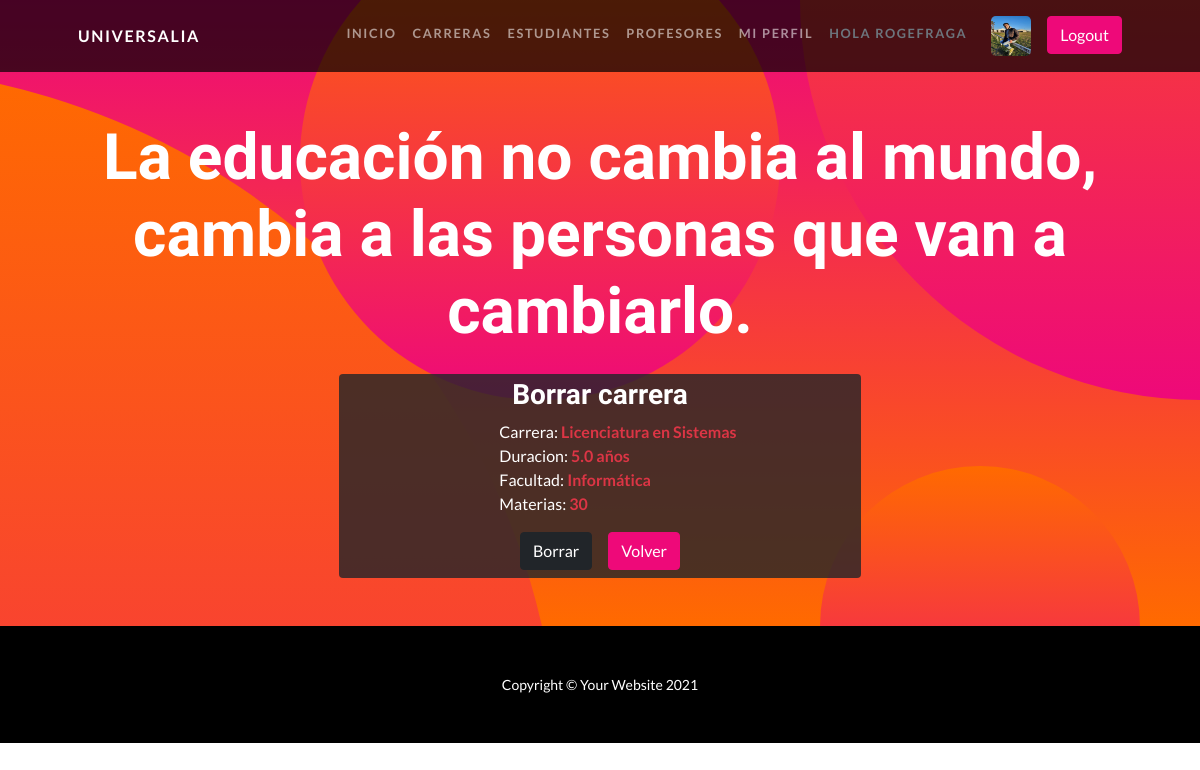
The page /Universidades/borrarcarreras/3 (signed in) on the database its author committed.
### Universidades/models.py (models this page shows, shortened)
class Carrera(Model):
  carrera = CharField(max_length=100)
  duracion = DecimalField(decimal_places=1, max_digits=2)
  facultad = CharField(max_length=40)
  cantidad_materias = IntegerField(verbose_name='Materias')

### Universidades/views.py (the view)
# urls.py: path('borrarcarreras/<pk>', CarreraDeleteView.as_view(), name = 'borrar_carreras'),
class CarreraDeleteView(LoginRequiredMixin, AvatarView, DeleteView):
  model = Carrera
  success_url = reverse_lazy('carreras')
  template_name = 'carrera/borrar_carrera.html'

### Universidades/views.py (called while the page is built)
  def get_context_data(self, **kwargs):
    contexto = super().get_context_data(**kwargs)
    avatares = Avatar.objects.filter(user = self.request.user)
    if avatares:
      contexto['avatar_url'] = avatares.last().imagen.url
    return contexto

### Universidades/templates/carrera/borrar_carrera.html (shortened to what this page needs)
{% extends 'padre.html' %}
{% block cambia %}
  <h3 class="masthead-subheading mb-0 py-4">La educación no cambia al mundo, cambia a las personas que van a cambiarlo.</h3>
  <form action="" method="POST">
    <div class="container w-50 pt-1 bg-dark rounded" style="--bs-bg-opacity: .8;">
      <h3 class="text-center">Borrar carrera</h3>
      <div class="container d-flex justify-content-center ps-5">
        <ul class="list-unstyled">
          <li class="text-start">Carrera: <b class="text-danger">{{carrera.carrera}}</b></li>
          <li class="text-start">Duracion: <b class="text-danger">{{carrera.duracion}} años</b></li>
          <li class="text-start">Facultad: <b class="text-danger">{{carrera.facultad}}</b></li>
          <li class="text-start">Materias: <b class="text-danger">{{carrera.cantidad_materias}}</b></li>
        </ul>
      </div>
      <div class="container d-flex justify-content-center align-items-center pb-2">
        <input class="btn btn-dark mx-2" type="submit" value="Borrar">
        <a class="btn btn-primary mx-2" href="{% url 'carreras' %}">Volver</a>
      </div>
    </div>
  </form>
{% endblock %}

### Universidades/templates/padre.html (shortened to what this page needs)
<!DOCTYPE html>
<html lang="en">
  <head>
    {% load static %}
    <link href="{% static 'Universidades/css/styles.css' %}" rel="stylesheet" />
  </head>
  <body id="page-top">
    <nav class="navbar navbar-expand-lg navbar-dark navbar-custom fixed-top">
      <div class="container px-5">
        <a class="navbar-brand" href="#page-top">Universalia</a>
        <div class="collapse navbar-collapse" id="navbarResponsive">
          <ul class="navbar-nav ms-auto">
            {% if not user.is_authenticated %}
              <li class="nav-item"><a class="btn btn-primary" href="{% url 'login' %}">Iniciar</a></li>
            {% else %}
              <li class="nav-item"><a class="nav-link" href="{% url 'inicio' %}">Inicio</a></li>
              <li class="nav-item"><a class="nav-link" href="{% url 'carreras' %}">Carreras</a></li>
              <li class="nav-item"><a class="nav-link" href="{% url 'estudiantes' %}">Estudiantes</a></li>
              <li class="nav-item"><a class="nav-link" href="{% url 'profesores' %}">Profesores</a></li>
              <li class="nav-item"><a class="nav-link" href="{% url 'miperfil' %}">Mi perfil</a></li>
              <li class="nav-item"><a class="nav-link text-muted" href="{% url 'inicio' %}">Hola {{ user.username }}</a></li>
            {% if avatar_url %}
              <img src="{{ avatar_url }}" class="mx-3 rounded-3" height="40px" width="40px">
            {% else %}
              <img src="{% static 'Universidades/assets/default.jfif' %}" class="mx-3 rounded-3" height="40px" width="40px">
            {% endif %}
              <li class="nav-item"><a class="btn btn-primary" href="{% url 'logout' %}">Logout</a></li>
            {% endif %}
        </div>
      </div>
    </nav>
    <header class="masthead text-center text-white py-5">
      <div class="masthead-content pt-5">
        <div class="container px-5">
          {% block cambia %}{% endblock %}
        </div>
      </div>
      <div class="bg-circle-1 bg-circle"></div>
      <div class="bg-circle-2 bg-circle"></div>
      <div class="bg-circle-3 bg-circle"></div>
      <div class="bg-circle-4 bg-circle"></div>
    </header>
    <footer class="py-5 bg-black">
      <div class="container px-5"><p class="m-0 text-center text-white small">Copyright &copy; Your Website 2021</p></div>
    </footer>
  </body>
</html>

### rows shown on the page
Carrera: carrera "Licenciatura en Sistemas", duracion "5.0", facultad "Informática", cantidad_materias "30"

### other values the page prints
{{ user.username }} "ROGEFRAGA"
